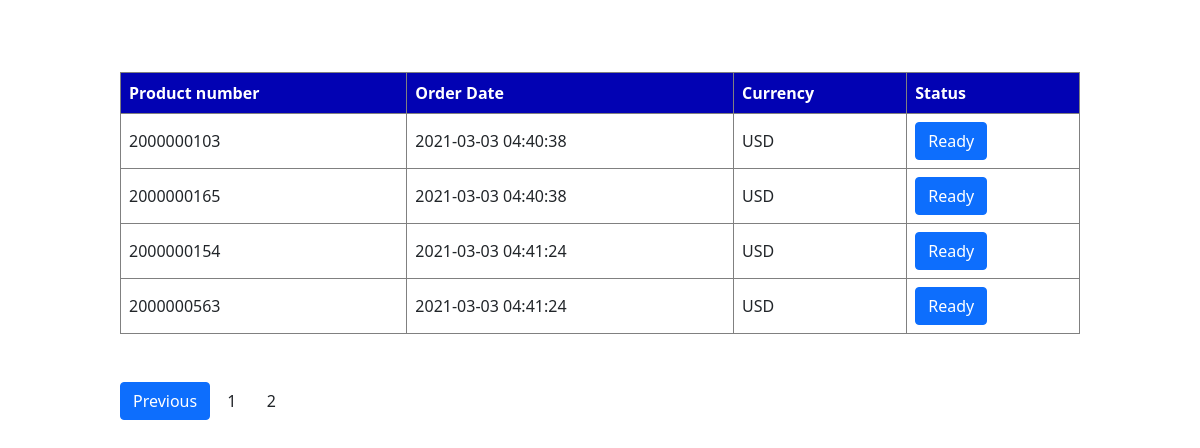
The page /index.php?page=3 on the database its author committed.
### tables this page shows
CREATE TABLE `datas` (
  `id` int(11) NOT NULL,
  `PO number` int(100) NOT NULL,
  `Date` timestamp NOT NULL DEFAULT current_timestamp() ON UPDATE current_timestamp(),
  `Currency` varchar(100) NOT NULL,
  `Status` tinyint(1) NOT NULL
);

### index.php (the view, shortened to what this page needs)
<?php
$db = mysqli_connect("localhost", "root", "", "assignment");
if (isset($_GET['page'])) {
    $page = $_GET['page'];
} else {
    $page = 1;
}
$num_per_page = 10;
$start_from = ($page - 1) * 10;
?>
<!DOCTYPE html>
<html lang="en">
<head>
    <link rel="stylesheet" href="style.css">
    <link href="https://cdn.jsdelivr.net/npm/bootstrap@5.0.0-beta2/dist/css/bootstrap.min.css" rel="stylesheet">
</head>
<body>
    <div>
        <br><br><br>
        <div class="table-width">
            <table class="table-text-align table-bordered mb-5">
                <thead>
                    <th>Product number</th>
                    <th>Order Date</th>
                    <th>Currency</th>
                    <th>Status</th>
                </thead>
                <tbody>
                    <?php
                    $c7 = mysqli_query($db, "SELECT * FROM `datas` limit $start_from, $num_per_page");
                    while ($c8 = mysqli_fetch_array($c7)) {
                        echo "<tr><td>" . $c8['PO number'] . "</td>";
                        echo "<td>" . $c8['Date'] . "</td>";
                        echo "<td>" . $c8['Currency'] . "</td>";
                        if ($c8['Status'] == 0) {
                            echo  "<td><form action=update.php method=post>
                 <input type=hidden value=" . $c8['id'] . "  name='id'>
        <button type='submit' class='btn btn-primary' name=view >Ready </button>
    </form></td></tr>";
                        } else {
                            echo "<td><button  name=view type='button' class='btn btn-success'>Printed </button></td></tr>";
                        }
                    } ?>
                </tbody>
            </table>
            <?php
                $pr_query = "select * from datas";
                $pr_result = mysqli_query($db, $pr_query);
                $total_record= mysqli_num_rows($pr_result);
                $total_page =ceil( $total_record/$num_per_page);
                    if($page>1){
                        echo " <a href='index.php?page=".($page-1)."' class='btn btn-primary'>Previous</a>";
                    }
                    for($i=1; $i<$total_page; $i++)
                    {
                        echo " <a class='btn' href='index.php?page=".$i."'>$i</a>";
                    }
            ?>
        </div>
    </div>
</body>
</html>

### style.css (style rules this page uses)
.table-width { width : 80%; display : block; margin-left : auto; margin-right: auto; }
.table-text-align { width : 100%; text-align: left; }
table { border-collapse: collapse; }
td, th { border : 1px solid #dddddd; padding: 8px; }
th { background-color: rgb(2, 2, 179); color : white; }
a { padding: 10px; text-decoration: none; }

### rows shown on the page
datas: PO number "2000000103", Date "2021-03-03 04:40:38", Currency "USD"
datas: PO number "2000000165", Date "2021-03-03 04:40:38", Currency "USD"
datas: PO number "2000000154", Date "2021-03-03 04:41:24", Currency "USD"
datas: PO number "2000000563", Date "2021-03-03 04:41:24", Currency "USD"
